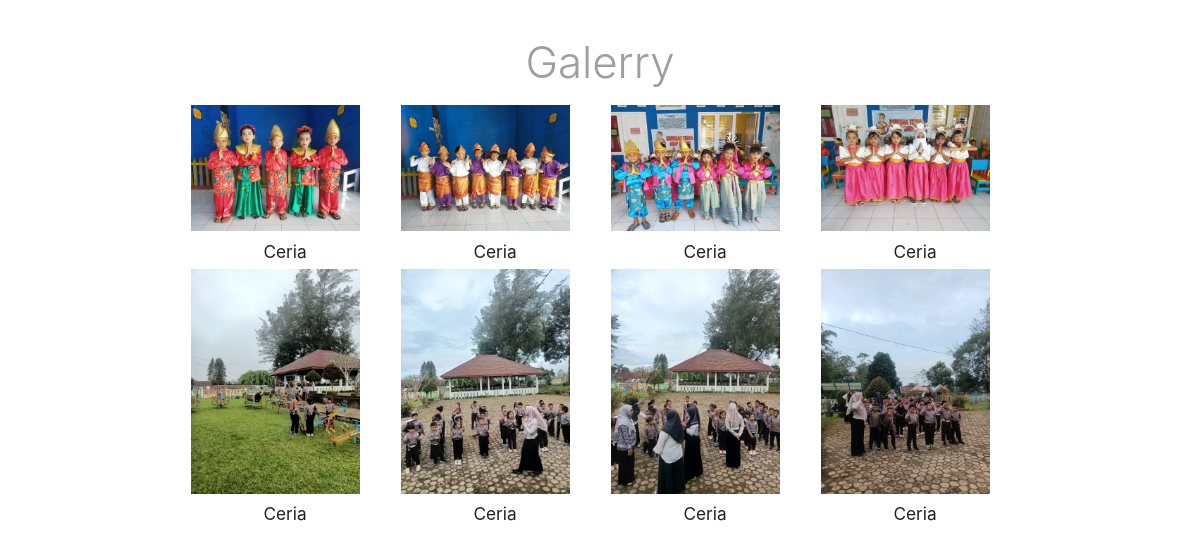
The page /galeri.php on the database its author committed.
### tables this page shows
CREATE TABLE `galeri` (
  `id` int(11) NOT NULL,
  `galeri` varchar(200) NOT NULL,
  `keterangan` varchar(200) NOT NULL
);

### galeri.php (the view, shortened to what this page needs)
<!DOCTYPE html>
<html>
	<head>
	<link type="text/css" rel="stylesheet" href="css/materialize.min.css"  media="screen,projection"/>
	<link rel="stylesheet" type="text/css" href="css/style.css">
	</head>
<body >
	<section id="galeri" class="galeri">
		<div class="container">
			<h3 class="light center grey-text text-darken">Galerry</h3>
				<div class="row">
				<?php
					$query = mysqli_query($conn, "select * from galeri ");
					while ($data = mysqli_fetch_assoc($query)) {
				?>
				<div class="col m3 s12">
					<img width="90%" src="assets/img/galery/<?php echo $data['galeri'] ?>" class="responsive-img materialboxed">
					<h6 class="center"><?=$data['keterangan'] ?></h6>
				</div>
			<?php } ?>
			</div>
			</div>
	</section>
</body>
</html>

### assets/css/style.css (style rules this page uses)
section { padding: 10px 0; }

### rows shown on the page
galeri: galeri (picture), keterangan "Ceria"
galeri: galeri (picture), keterangan "Ceria"
galeri: galeri (picture), keterangan "Ceria"
galeri: galeri (picture), keterangan "Ceria"
galeri: galeri (picture), keterangan "Ceria"
galeri: galeri (picture), keterangan "Ceria"
galeri: galeri (picture), keterangan "Ceria"
galeri: galeri (picture), keterangan "Ceria"
